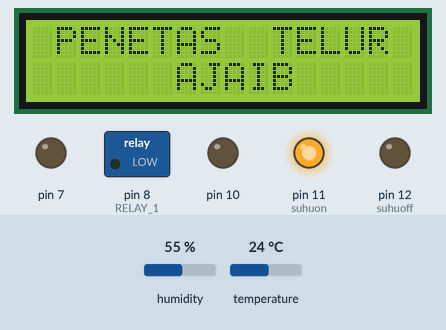
Recording of a sketch running on a simulated Arduino Uno, built with avr-gcc and run on an emulated ATmega328P. Parts: 16×2 character LCD, switched loads named in the sketch (green lamp = pin HIGH), output pins drawn as LEDs (lit = HIGH). The inputs (shaded band) are chosen by the test bench; at power-on: humidity 55 %, temperature 24 °C. EEPROM starts erased; what the sketch prints to the serial monitor is not drawn.

Above: at 1.7 s.
1.8 s: humidity set to 51 %
At 5.3 s:
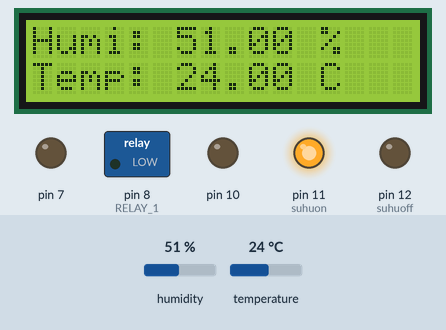
5.7 s: humidity set to 48 %
At 10.1 s:
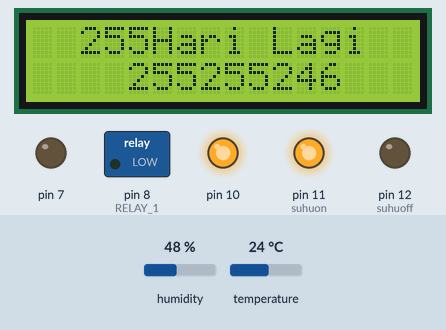
11.9 s: temperature set to 11 °C
At 17.5 s:
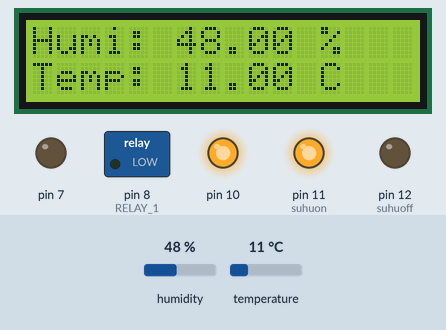
18.1 s: temperature set to 8 °C
At 21.1 s:
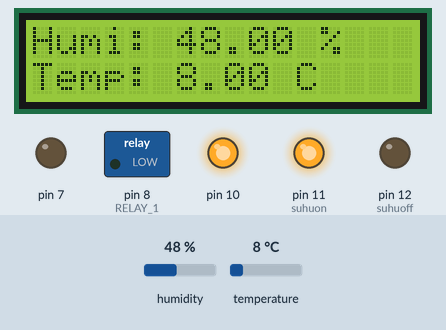
23.9 s: temperature set to 38 °C
At 30.0 s:
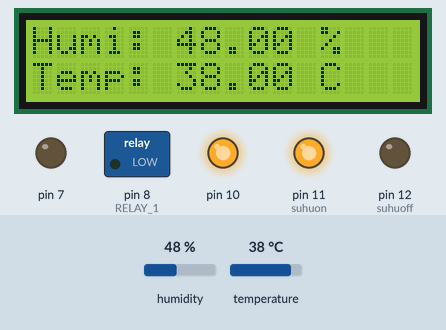
30.1 s: temperature set to 41 °C
At 34.4 s:
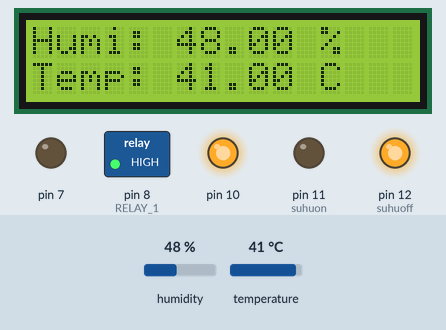
Timing chart, 0 to 35.9 s (numbered marks = the images above; inputs shaded):
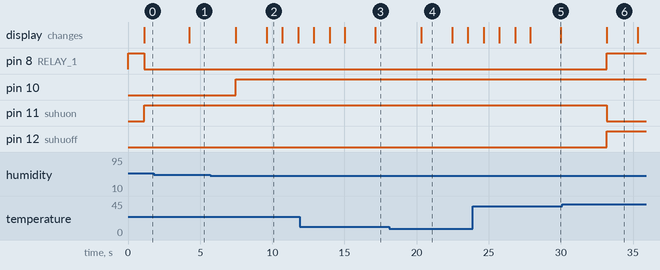

Measured:
- the behaviour switches between 50 and 49 % on humidity (found by bisection; images 1 and 2)
- the behaviour switches between 39 and 40 °C on temperature (found by bisection; images 5 and 6)
- after the input at 1.8 s, the display: changes after 2.5 s (image 1)
- after the input at 5.7 s, pin 10: LOW → HIGH after 1.8 s
- after the input at 30.1 s, pin 8 (RELAY_1), pin 12 (suhuoff): LOW → HIGH after 3.1 s; pin 11 (suhuon): HIGH → LOW after 3.1 s
- what the display in image 2 shows lasts 1.1 s, from 9.6 s to 10.7 s
- what the display in image 4 shows lasts 2.2 s, from 20.3 s to 22.5 s

The sketch:

Egg_Incubator_Code.ino
```cpp
#include <Wire.h> // Include Wire.h to control I2C
#include <LiquidCrystal_I2C.h> //Download & include the code library can be downloaded below
LiquidCrystal_I2C lcd(0x3F,2,1,0,4,5,6,7,3, POSITIVE); // pins connected to LCD
#include "DHT.h"
#include <EEPROM.h>
#define DHTPIN 2 // definisikan pin yang digunakan utk sensor DHT11

// Tentukan jenis DHT yang digunakan (pilih salah satu)
// Saat ini yang dipilih adalah DHT11
#define DHTTYPE DHT11 // DHT 11


DHT dht(DHTPIN, DHTTYPE);

#define RELAY_ON 0
#define RELAY_OFF 1
#define RELAY_1  8   // pin yang digunakan yaitu pin 8

#define suhuon 11
#define suhuoff 12

  float h = dht.readHumidity();
  float t = dht.readTemperature();

long durasiSerial = 0;
long durasiLed = 0;
long jedaText = 3000;
long jedaLed = 8000;
long jedaSerial = 12000;


int S = 59; // count seconds
int M = 59; // count minutes
int H = 23; // count hours
int D = 20;
int i;

void setup()
{
  Serial.println("DHTxx test!");
  dht.begin();

 // Set pin as output.
  pinMode(RELAY_1, OUTPUT);
  pinMode(suhuon, OUTPUT);
  pinMode(suhuoff, OUTPUT);
  pinMode(10, OUTPUT);
  pinMode(7, OUTPUT);

 // Initialize relay one as off so that on reset it would be off by default
  digitalWrite(RELAY_1, RELAY_OFF);

  lcd.begin (16,2);
  Serial.begin(9600);
}

void loop()
{
  float h = dht.readHumidity();
  float t = dht.readTemperature();
  unsigned long curr = millis();


 S = EEPROM.read(60);
 M = EEPROM.read(61);
 H = EEPROM.read(0);
 D = EEPROM.read(1);

   if (D<0)
 {
 D=20;
 H=23;
 M=59;
 S=59;
 }

  S--;
 delay(1000);

 if(S<0)
 {
 M--;
 S=59;
 }

 if(M<0)
 {
 H--;
 M=59;
 }

 if(H<0)
 {
 D--;
 H=23;
 }

 EEPROM.write(60, S);
 EEPROM.write(61, M);
 EEPROM.write(0, H);
 EEPROM.write(1, D);


 if(S==50 && M==59 && H==23 && D==2)
  {
    digitalWrite(7, HIGH);
  }
  if(S==48 && M==59 && H==23 && D==2)
  {
    digitalWrite(7, LOW);
  }
  if(S==47 && M==59 && H==23 && D==2)
  {
    digitalWrite(7, HIGH);
  }
  if(S==45 && M==59 && H==23 && D==2)
  {
    digitalWrite(7, LOW);
  }
  if(S==44 && M==59 && H==23 && D==2)
  {
    digitalWrite(7, HIGH);
  }
  if(S==41 && M==59 && H==23 && D==2)
  {
    digitalWrite(7, LOW);
  }


  if(S==50 && M==59 && H==23 && D==1)
  {
    digitalWrite(7, HIGH);
  }
  if(S==48 && M==59 && H==23 && D==1)
  {
    digitalWrite(7, LOW);
  }
  if(S==47 && M==59 && H==23 && D==1)
  {
    digitalWrite(7, HIGH);
  }
  if(S==44 && M==59 && H==23 && D==1)
  {
    digitalWrite(7, LOW);
  }


   if(S==10 && M==0 && H==0 && D==0)
  {
    digitalWrite(7, HIGH);
  }
  if(S==0 && M==0 && H==0 && D==0)
  {
    digitalWrite(7, LOW);
  }

  if(H==21)
   {
    digitalWrite(10, HIGH);
  }
  if(H==20)
  {
    digitalWrite(10, LOW);
  }
  if(H==15)
   {
    digitalWrite(10, HIGH);
  }
  if(H==14)
  {
    digitalWrite(10, LOW);
  }
  if(H==9)
   {
    digitalWrite(10, HIGH);
  }
  if(H==8)
  {
    digitalWrite(10, LOW);
  }
//displaylcd

 if(curr - durasiSerial < jedaText)
      {
        lcd.clear();
        text();
      }
      if(curr - durasiSerial > jedaText)
       {
       lcd.clear();       // suhu();
       lcd.setCursor(0,0);
       lcd.print("Humi: ");
       lcd.print(h);
       lcd.print(" %      ");
       lcd.setCursor(0,1);
       lcd.print("Temp: ");
       lcd.print(t);
       lcd.print(" C      ");
       Serial.println(millis());
       }
       if(curr - durasiSerial > jedaLed)
       {
        lcd.clear();
       timer();
 if(M>9)
 {
 lcd.setCursor(7,1);
 lcd.print(M);
 }
 else
 {
 lcd.setCursor(7,1);
 lcd.print("0");
 lcd.setCursor(8,1);
 lcd.print(M);
 lcd.setCursor(9,1);
 lcd.print(":");
 }

 if(S>9)
 {
 lcd.setCursor(10,1);
 lcd.print(S);
 }
 else
 {
 lcd.setCursor(10,1);
 lcd.print("0");
 lcd.setCursor(11,1);
 lcd.print(S);
 lcd.setCursor(12,1);
 lcd.print(" ");
 }

 if(H>9)
 {
 lcd.setCursor(4,1);
 lcd.print (H);
 }
 else
 {
 lcd.setCursor(4,1);
 lcd.print("0");
 lcd.setCursor(5,1);
 lcd.print(H);
 lcd.setCursor(6,1);
 lcd.print(":");
 }
  if(D>9)
 {
 lcd.setCursor(2,0);
 lcd.print (D);
 }
 else
 {
 lcd.setCursor(3,0);
 lcd.print("0");
 lcd.setCursor(4,0);
 lcd.print(D);
 }

  if(curr - durasiSerial > jedaSerial)
        {
          durasiSerial = curr;
        }
       }


      Serial.println(curr - durasiSerial);

//end display

  // Baca humidity dan temperature


  // Cek hasil pembacaan, dan tampilkan bila ok
  if (isnan(t) || isnan(h)) {
    Serial.println("Failed to read from DHT");
    return;
  }

  if (t<37)// ON
{
  digitalWrite(RELAY_1, RELAY_ON);
  digitalWrite(suhuon, HIGH);
  digitalWrite(suhuoff, LOW);
}
 else if (t>39)//OFF
  {
  digitalWrite(RELAY_1, RELAY_OFF);
  digitalWrite(suhuoff, HIGH);
  digitalWrite(suhuon, LOW);
  }

  if (h<50)
  {
    digitalWrite(10, HIGH);
  }
  if (h>65)
  {
    digitalWrite(10, LOW);
  }

}

unsigned long timer()
    {
 lcd.setCursor(5,0);
 lcd.print("Hari Lagi");
 lcd.setCursor(6,1);
 lcd.print(":");
 lcd.setCursor(9,1);
 lcd.print(":");
    }

  unsigned long suhu()
  {
     float h = dht.readHumidity();
  float t = dht.readTemperature();
   if (isnan(t) || isnan(h)) {
    Serial.println("Failed to read from DHT");
    return;   }
  lcd.setCursor(0,0);
  lcd.print("Humi: ");
  lcd.print(h);
  lcd.print(" %      ");
  lcd.setCursor(0,1);
  lcd.print("Temp: ");
  lcd.print(t);
  lcd.print(" C      ");
  lcd.clear();
  }

  unsigned long text()
    {
 lcd.setCursor(1,0);
 lcd.print("PENETAS  TELUR");
 lcd.setCursor(6,1);
 lcd.print("AJAIB");
    }
```
